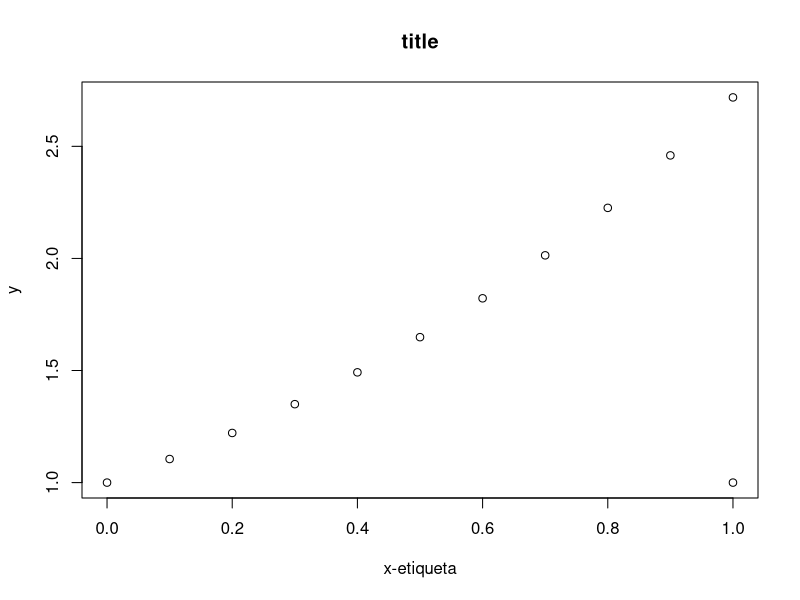
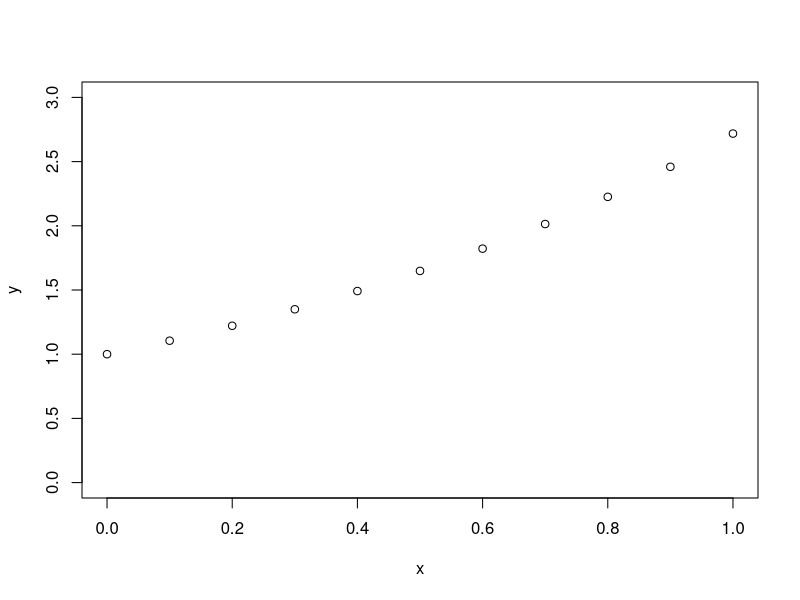
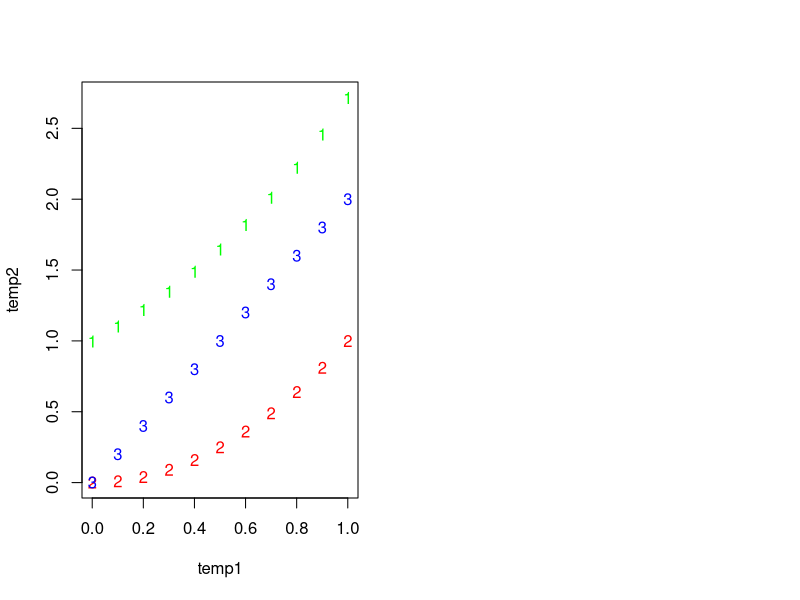

Reproduce these figures in R, in order.
x <- seq(0,1,0.1)

y <- exp(x)

z <- x**2


plot(x, y, main='title', xlab="x-etiqueta")
points(x,z)
plot(x, y, xlim = c(0,1), ylim = c(0,3))
par(mfrow=c(1,2))



temp1<-cbind(x,x,x)
temp2 <- cbind(y,z,2*x)

matplot(temp1, temp2, col=c('green', 'red', 'blue', lwd=2,type='l', lty=c("dash", "l", "l")))

